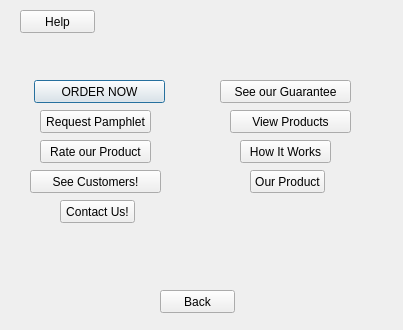
<?xml version="1.0" encoding="UTF-8"?>
<ui version="4.0">
 <class>customerScreen</class>
 <widget class="QDialog" name="customerScreen">
  <property name="geometry">
   <rect>
    <x>0</x>
    <y>0</y>
    <width>403</width>
    <height>330</height>
   </rect>
  </property>
  <property name="windowTitle">
   <string>Dialog</string>
  </property>
  <widget class="QPushButton" name="pushButton_orderNow">
   <property name="geometry">
    <rect>
     <x>34</x>
     <y>80</y>
     <width>131</width>
     <height>23</height>
    </rect>
   </property>
   <property name="text">
    <string>ORDER NOW</string>
   </property>
  </widget>
  <widget class="QPushButton" name="pushButton_requestPamphlet">
   <property name="geometry">
    <rect>
     <x>40</x>
     <y>110</y>
     <width>111</width>
     <height>23</height>
    </rect>
   </property>
   <property name="text">
    <string>Request Pamphlet</string>
   </property>
  </widget>
  <widget class="QPushButton" name="pushButton_rating">
   <property name="geometry">
    <rect>
     <x>40</x>
     <y>140</y>
     <width>111</width>
     <height>23</height>
    </rect>
   </property>
   <property name="text">
    <string>Rate our Product</string>
   </property>
  </widget>
  <widget class="QPushButton" name="pushButton_testimonial">
   <property name="geometry">
    <rect>
     <x>30</x>
     <y>170</y>
     <width>131</width>
     <height>23</height>
    </rect>
   </property>
   <property name="text">
    <string>See Customers!</string>
   </property>
  </widget>
  <widget class="QPushButton" name="pushButton_contact">
   <property name="geometry">
    <rect>
     <x>60</x>
     <y>200</y>
     <width>75</width>
     <height>23</height>
    </rect>
   </property>
   <property name="text">
    <string>Contact Us!</string>
   </property>
  </widget>
  <widget class="QPushButton" name="pushButton_guarantee">
   <property name="geometry">
    <rect>
     <x>220</x>
     <y>80</y>
     <width>131</width>
     <height>23</height>
    </rect>
   </property>
   <property name="text">
    <string>See our Guarantee</string>
   </property>
  </widget>
  <widget class="QPushButton" name="pushButton_products">
   <property name="geometry">
    <rect>
     <x>230</x>
     <y>110</y>
     <width>121</width>
     <height>23</height>
    </rect>
   </property>
   <property name="text">
    <string>View Products</string>
   </property>
  </widget>
  <widget class="QPushButton" name="pushButton_concept">
   <property name="geometry">
    <rect>
     <x>240</x>
     <y>140</y>
     <width>91</width>
     <height>23</height>
    </rect>
   </property>
   <property name="text">
    <string>How It Works</string>
   </property>
  </widget>
  <widget class="QPushButton" name="pushButton_pitch">
   <property name="geometry">
    <rect>
     <x>250</x>
     <y>170</y>
     <width>75</width>
     <height>23</height>
    </rect>
   </property>
   <property name="text">
    <string>Our Product</string>
   </property>
  </widget>
  <widget class="QPushButton" name="pushButton_help">
   <property name="geometry">
    <rect>
     <x>20</x>
     <y>10</y>
     <width>75</width>
     <height>23</height>
    </rect>
   </property>
   <property name="text">
    <string>Help</string>
   </property>
  </widget>
  <widget class="QPushButton" name="pushButton_back">
   <property name="geometry">
    <rect>
     <x>160</x>
     <y>290</y>
     <width>75</width>
     <height>23</height>
    </rect>
   </property>
   <property name="text">
    <string>Back</string>
   </property>
  </widget>
 </widget>
 <resources/>
 <connections/>
</ui>
